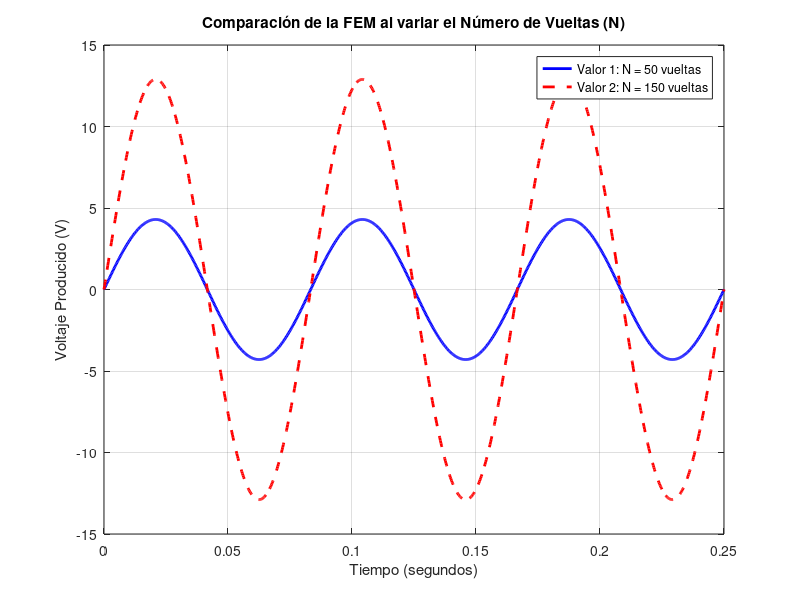

Recreate this plot in MATLAB.

A = 0.003;     
w = 75.40;       
B = 0.38;        

% Vector de tiempo
t = linspace(0, 0.25, 1000);

N_valor1 = 50;   % Valor experimental base
N_valor2 = 150;  % Valor aumentado para la comparación


% Onda para el Valor 1
FEM_valor1 = N_valor1 * B * A * w * sin(w * t);

% Onda para el Valor 2
FEM_valor2 = N_valor2 * B * A * w * sin(w * t);

figure('Name', 'Comparativa de la FEM inducida', 'NumberTitle', 'off');
plot(t, FEM_valor1, 'b-', 'LineWidth', 2); 
hold on; 
plot(t, FEM_valor2, 'r--', 'LineWidth', 2); 
title('Comparación de la FEM al variar el Número de Vueltas (N)');
xlabel('Tiempo (segundos)');
ylabel('Voltaje Producido (V)');
legend(['Valor 1: N = ' num2str(N_valor1) ' vueltas'], ...
       ['Valor 2: N = ' num2str(N_valor2) ' vueltas'], ...
       'Location', 'northeast');
grid on;
hold off;
